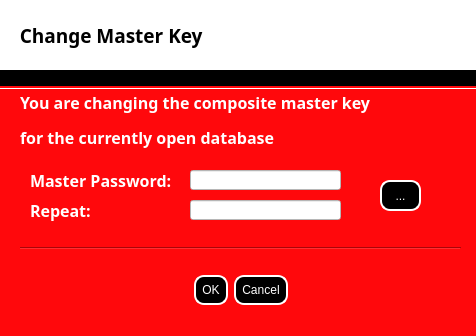
<?xml version="1.0" encoding="UTF-8"?>
<ui version="4.0">
 <class>ChangeMasterKeyForm</class>
 <widget class="QDialog" name="ChangeMasterKeyForm">
  <property name="geometry">
   <rect>
    <x>0</x>
    <y>0</y>
    <width>476</width>
    <height>336</height>
   </rect>
  </property>
  <property name="windowTitle">
   <string>Dialog</string>
  </property>
  <property name="styleSheet">
   <string notr="true">background-color: rgb(255, 8, 12);</string>
  </property>
  <widget class="QLabel" name="label">
   <property name="geometry">
    <rect>
     <x>0</x>
     <y>0</y>
     <width>481</width>
     <height>71</height>
    </rect>
   </property>
   <property name="font">
    <font>
     <family>Tekton Pro</family>
     <pointsize>14</pointsize>
     <weight>75</weight>
     <bold>true</bold>
    </font>
   </property>
   <property name="autoFillBackground">
    <bool>false</bool>
   </property>
   <property name="styleSheet">
    <string notr="true">background-color: white;



</string>
   </property>
   <property name="text">
    <string>    Change Master Key</string>
   </property>
  </widget>
  <widget class="QLabel" name="label_2">
   <property name="geometry">
    <rect>
     <x>20</x>
     <y>90</y>
     <width>441</width>
     <height>61</height>
    </rect>
   </property>
   <property name="font">
    <font>
     <family>Tekton Pro</family>
     <pointsize>12</pointsize>
     <weight>75</weight>
     <bold>true</bold>
    </font>
   </property>
   <property name="styleSheet">
    <string notr="true">color:white;
</string>
   </property>
   <property name="text">
    <string>&lt;html&gt;&lt;head/&gt;&lt;body&gt;&lt;p&gt;You are changing the composite master key&lt;/p&gt;&lt;p&gt; for the currently open database&lt;/p&gt;&lt;/body&gt;&lt;/html&gt;</string>
   </property>
  </widget>
  <widget class="QLabel" name="label_3">
   <property name="geometry">
    <rect>
     <x>30</x>
     <y>170</y>
     <width>141</width>
     <height>21</height>
    </rect>
   </property>
   <property name="font">
    <font>
     <family>Tekton Pro</family>
     <pointsize>12</pointsize>
     <weight>75</weight>
     <bold>true</bold>
    </font>
   </property>
   <property name="styleSheet">
    <string notr="true">color:white;</string>
   </property>
   <property name="text">
    <string>Master Password:</string>
   </property>
  </widget>
  <widget class="QLabel" name="label_4">
   <property name="geometry">
    <rect>
     <x>30</x>
     <y>200</y>
     <width>71</width>
     <height>21</height>
    </rect>
   </property>
   <property name="font">
    <font>
     <family>Tekton Pro</family>
     <pointsize>12</pointsize>
     <weight>75</weight>
     <bold>true</bold>
    </font>
   </property>
   <property name="styleSheet">
    <string notr="true">color:white;</string>
   </property>
   <property name="text">
    <string>Repeat:</string>
   </property>
  </widget>
  <widget class="QLineEdit" name="lineEdit_MasterPass">
   <property name="geometry">
    <rect>
     <x>190</x>
     <y>170</y>
     <width>151</width>
     <height>20</height>
    </rect>
   </property>
   <property name="autoFillBackground">
    <bool>false</bool>
   </property>
   <property name="styleSheet">
    <string notr="true">background-color:white;
</string>
   </property>
  </widget>
  <widget class="QLineEdit" name="lineEdit_RepeatPass">
   <property name="geometry">
    <rect>
     <x>190</x>
     <y>200</y>
     <width>151</width>
     <height>20</height>
    </rect>
   </property>
   <property name="styleSheet">
    <string notr="true">background-color:white;</string>
   </property>
  </widget>
  <widget class="QToolButton" name="toolButton">
   <property name="geometry">
    <rect>
     <x>380</x>
     <y>180</y>
     <width>41</width>
     <height>31</height>
    </rect>
   </property>
   <property name="styleSheet">
    <string notr="true">background-color:black;
color:white;
border-style:outset;
border-width:2px;
border-color:white;
border-radius:10px;

padding:6px;</string>
   </property>
   <property name="text">
    <string>...</string>
   </property>
  </widget>
  <widget class="Line" name="line">
   <property name="geometry">
    <rect>
     <x>0</x>
     <y>80</y>
     <width>481</width>
     <height>16</height>
    </rect>
   </property>
   <property name="styleSheet">
    <string notr="true">color:white;</string>
   </property>
   <property name="frameShadow">
    <enum>QFrame::Plain</enum>
   </property>
   <property name="orientation">
    <enum>Qt::Horizontal</enum>
   </property>
  </widget>
  <widget class="QDialogButtonBox" name="buttonBox_Response">
   <property name="geometry">
    <rect>
     <x>80</x>
     <y>260</y>
     <width>321</width>
     <height>61</height>
    </rect>
   </property>
   <property name="styleSheet">
    <string notr="true">background-color:black;
color:white;
border-style:outset;
border-width:2px;
border-color:white;
border-radius:10px;
min-width:10em;
padding:6px;</string>
   </property>
   <property name="orientation">
    <enum>Qt::Horizontal</enum>
   </property>
   <property name="standardButtons">
    <set>QDialogButtonBox::Cancel|QDialogButtonBox::Ok</set>
   </property>
   <property name="centerButtons">
    <bool>true</bool>
   </property>
  </widget>
  <widget class="QLabel" name="label_5">
   <property name="geometry">
    <rect>
     <x>0</x>
     <y>70</y>
     <width>481</width>
     <height>16</height>
    </rect>
   </property>
   <property name="styleSheet">
    <string notr="true">background-color:black;</string>
   </property>
   <property name="text">
    <string>TextLabel</string>
   </property>
  </widget>
  <widget class="Line" name="line_2">
   <property name="geometry">
    <rect>
     <x>20</x>
     <y>240</y>
     <width>441</width>
     <height>16</height>
    </rect>
   </property>
   <property name="orientation">
    <enum>Qt::Horizontal</enum>
   </property>
  </widget>
 </widget>
 <resources/>
 <connections/>
</ui>
